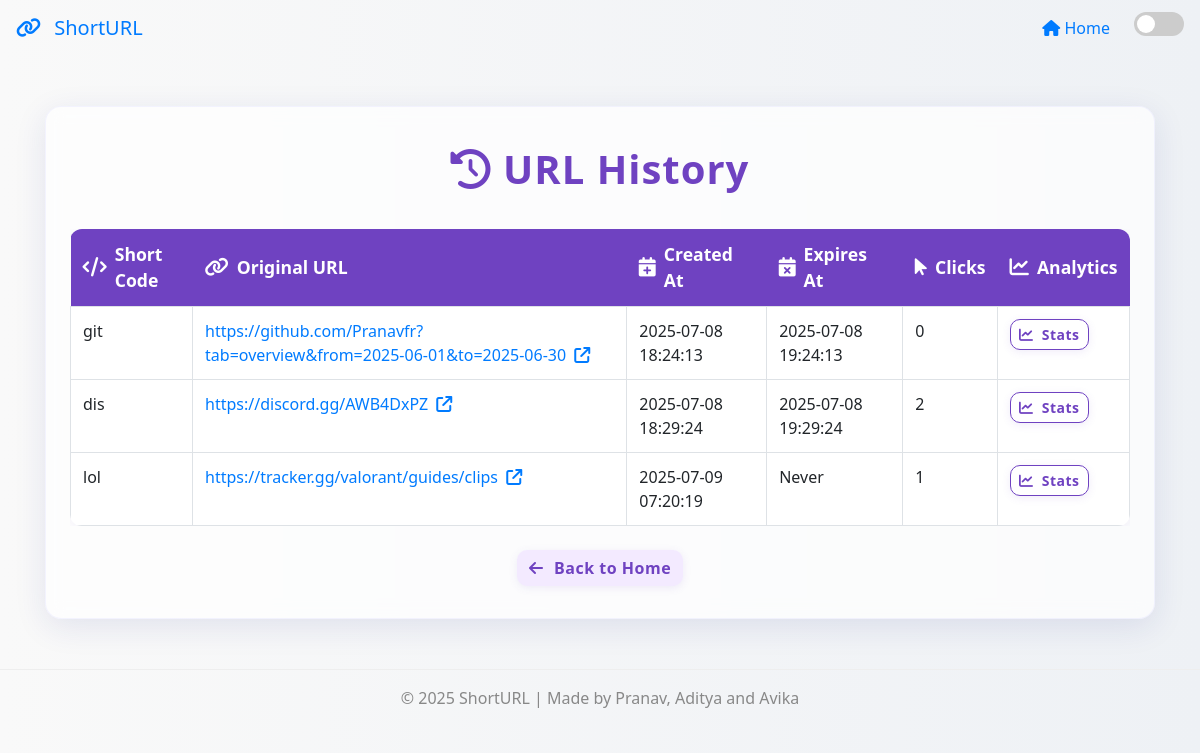
Screenshot of /history (signed in) with the database file from the repository.
### models.py (models this page shows, shortened)
class URL(db.Model):
    __tablename__ = 'urls'
    id = db.Column(db.Integer, primary_key=True)
    short_code = db.Column(db.String(50), unique=True, nullable=False, index=True)
    original_url = db.Column(db.Text, nullable=False)
    created_at = db.Column(db.Float, nullable=False)
    expire_at = db.Column(db.Float, nullable=True)
    clicks = db.Column(db.Integer, default=0)
    password = db.Column(db.String(255), nullable=True)
    user_id = db.Column(db.String(255), nullable=True)
    def to_dict(self):
        return {
            'short_code': self.short_code,
            'original_url': self.original_url,
            'created_at': self.created_at,
            'expire_at': self.expire_at,
            'clicks': self.clicks,
            'password': self.password,
            'user_id': self.user_id
        }

### app.py (the view)
@app.route('/history')
@login_required
def history():
    user_urls = URL.query.filter_by(user_id=current_user.id).all()
    urls_dict = {url.short_code: url.to_dict() for url in user_urls}
    return render_template("history.html", urls=urls_dict)

### app.py (called while the page is built)
@app.template_filter('datetimeformat')
def datetimeformat(value):
    if value is None:
        return "Never"
    return datetime.fromtimestamp(value).strftime('%Y-%m-%d %H:%M:%S')

@login_manager.user_loader
def load_user(user_id):
    user = UserModel.query.filter_by(username=user_id).first()
    if user:
        return User(user_id)
    return None

### templates/history.html (shortened to what this page needs)
<!DOCTYPE html>
<html lang="en">
<head>
    <link rel="stylesheet" href="https://stackpath.bootstrapcdn.com/bootstrap/4.5.2/css/bootstrap.min.css"/>
    <link rel="stylesheet" href="https://cdnjs.cloudflare.com/ajax/libs/font-awesome/6.4.2/css/all.min.css"/>
</head>
<body>
    <nav class="navbar navbar-expand-lg" id="mainNavbar">
      <a class="navbar-brand" href="/"><i class="fa-solid fa-link"></i> ShortURL</a>
      <div class="collapse navbar-collapse" id="navbarNav">
        <ul class="navbar-nav ml-auto align-items-center">
          <li class="nav-item">
            <a class="nav-link" href="/"><i class="fa-solid fa-house"></i> Home</a>
          </li>
          <li class="nav-item">
            <label class="switch ml-3" title="Toggle dark mode">
              <span class="slider"></span>
            </label>
          </li>
        </ul>
      </div>
    </nav>
    <div class="container">
        <div class="glass-card">
            <div class="title"><i class="fa-solid fa-clock-rotate-left"></i> URL History</div>
            <div class="table-responsive">
                <table class="table table-hover table-bordered">
                    <thead>
                        <tr>
                            <th>
                                <span class="d-flex align-items-center">
                                    <i class="fa-solid fa-code mr-2" style="font-size:1.1em;"></i>
                                    <span>Short Code</span>
                                </span>
                            </th>
                            <th>
                                <span class="d-flex align-items-center">
                                    <i class="fa-solid fa-link mr-2" style="font-size:1.1em;"></i>
                                    <span>Original URL</span>
                                </span>
                            </th>
                            <th>
                                <span class="d-flex align-items-center">
                                    <i class="fa-solid fa-calendar-plus mr-2" style="font-size:1.1em;"></i>
                                    <span>Created At</span>
                                </span>
                            </th>
                            <th>
                                <span class="d-flex align-items-center">
                                    <i class="fa-solid fa-calendar-xmark mr-2" style="font-size:1.1em;"></i>
                                    <span>Expires At</span>
                                </span>
                            </th>
                            <th>
                                <span class="d-flex align-items-center">
                                    <i class="fa-solid fa-mouse-pointer mr-2" style="font-size:1.1em;"></i>
                                    <span>Clicks</span>
                                </span>
                            </th>
                            <th>
                                <span class="d-flex align-items-center">
                                    <i class="fa-solid fa-chart-line mr-2" style="font-size:1.1em;"></i>
                                    <span>Analytics</span>
                                </span>
                            </th>
                        </tr>
                    </thead>
                    <tbody>
                    {% for short, data in urls.items() %}
                        <tr>
                            <td>{{ short }}</td>
                            <td>
                                <a href="{{ data.original_url }}" target="_blank" title="Open original URL">
                                    {{ data.original_url }}
                                    <i class="fa-solid fa-arrow-up-right-from-square ml-1"></i>
                                </a>
                            </td>
                            <td>{{ data.created_at | default(0) | datetimeformat }}</td>
                            <td>{{ data.expire_at | default(None) | datetimeformat }}</td>
                            <td>{{ data.clicks | default(0) }}</td>
                            <td>
                                <a href="/stats/{{ short }}" class="btn btn-sm btn-outline-primary" title="View Analytics">
                                    <i class="fa-solid fa-chart-line"></i> Stats
                                </a>
                            </td>
                        </tr>
                    {% endfor %}
                    </tbody>
                </table>
            </div>
            <div class="text-center mt-4">
                <a href="/" class="btn btn-secondary">
                    <i class="fa-solid fa-arrow-left"></i> Back to Home
                </a>
            </div>
        </div>
    </div>
    <footer class="mt-5 text-center" style="border-top:1px solid #eee; padding:16px 0; color:#888;">
        &copy; 2025 ShortURL | Made by Pranav, Aditya and Avika
    </footer>
</body>
</html>

### templates/history.html (style rules this page uses)
html, body { min-height: 100%; margin: 0; padding: 0; }
body { background: linear-gradient(to right, #f9f9f9, #eef1f5); font-family: 'Segoe UI', Tahoma, Geneva, Verdana, sans-serif; transition: background-color 0.3s, color 0.3s; }
.container { margin-top: 50px; margin-bottom: 50px; }
.glass-card { background: rgba(255,255,255,0.7); backdrop-filter: blur(8px); border: 1px solid rgba(200,200,255,0.2); box-shadow: 0 8px 32px 0 rgba(31,38,135,0.10); border-radius: 16px; padding: 32px 24px; }
.title { font-weight: bold; color: #6f42c1; text-align: center; font-size: 2.5rem; margin-bottom: 30px; letter-spacing: 1px; }
.table thead th { background-color: #6f42c1; color: #fff; border: none; font-size: 1.1rem; vertical-align: middle !important; padding-top: 12px; padding-bottom: 12px; }
.table tbody tr { background-color: rgba(255,255,255,0.95); transition: background 0.2s; }
.table { border-radius: 12px; overflow: hidden; margin-bottom: 0; box-shadow: 0 2px 12px rgba(111,66,193,0.07); }
.btn-primary, .btn-outline-primary, .btn-secondary { font-weight: 600; letter-spacing: 0.5px; border-radius: 10px; box-shadow: 0 2px 8px rgba(111,66,193,0.10); transition: background 0.2s, color 0.2s, box-shadow 0.2s, transform 0.2s; }
.btn-outline-primary { color: #6f42c1; border-color: #6f42c1; background: transparent; }
.btn-secondary { background: #f3eaff; color: #6f42c1; border: none; }
.fa-arrow-left { margin-right: 6px; }
.fa-chart-line { margin-right: 4px; }
.fa-link { margin-right: 8px; }
.switch { position: relative; display: inline-block; width: 50px; height: 24px; }
.slider { position: absolute; cursor: pointer; top: 0; left: 0; right: 0; bottom: 0; background-color: #ccc; transition: .4s; border-radius: 24px; }
.slider:before { position: absolute; content: ""; height: 18px; width: 18px; left: 3px; bottom: 3px; background-color: white; transition: .4s; border-radius: 50%; }

### rows the page displays
URL: short_code "git", original_url "https://github.com/Pranavfr?tab=overview&from=2025-06-01&to=2025-06-30", created_at "2025-07-08 18:24:13", expire_at "2025-07-08 19:24:13", clicks "0"
URL: short_code "dis", original_url "https://discord.gg/AWB4DxPZ", created_at "2025-07-08 18:29:24", expire_at "2025-07-08 19:29:24", clicks "2"
URL: short_code "lol", original_url "https://tracker.gg/valorant/guides/clips", created_at "2025-07-09 07:20:19", expire_at "Never", clicks "1"
